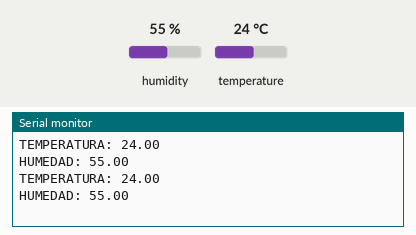
Simulated run of this program. Board: ESP32. Parts: the last lines printed to the serial monitor. Inputs (shaded band) come from the test bench; at power-on: humidity 55 %, temperature 24 °C.

Above: at 4.8 s.
4.9 s: humidity set to 22 %
At 6.5 s:
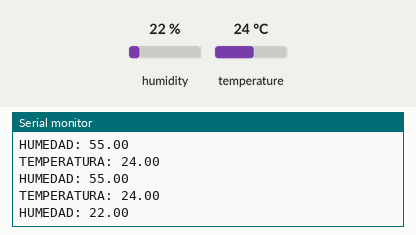
7.9 s: temperature set to 12 °C
At 8.9 s:
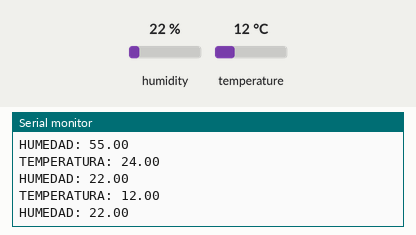
10.9 s: humidity set to 40 %
At 13.6 s:
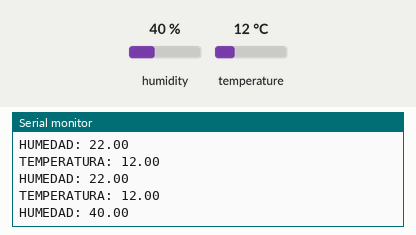
Timing chart, 0 to 15.1 s (numbered marks = the images above; inputs shaded):
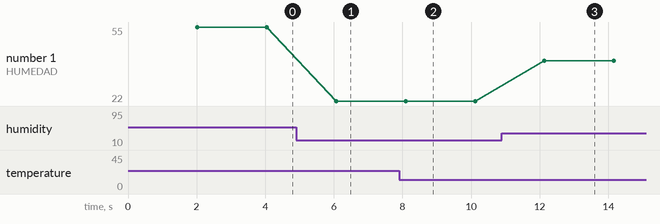

The program:

main.cpp
```cpp
#include <Arduino.h>
#include <DHT.h>

#define DATA_PIN 27
#define DHT_TYPE DHT11

uint64_t last = 0;
DHT dht(DATA_PIN, DHT_TYPE);

void setup() {
    Serial.begin(115200);
    dht.begin();
}

void loop() {
  if ((millis() - last) >= 2000) {
    float temperatura = dht.readTemperature();  // Leemos la temperatura
    float humedad = dht.readHumidity();         // Leemos la humedad
    if (isnan(temperatura) || isnan(humedad)) {
        Serial.println("Error al leer el sensor DHT");
        return;
    }
    Serial.print("TEMPERATURA: ");
    Serial.println(temperatura);
    Serial.print("HUMEDAD: ");
    Serial.println(humedad);
    last = millis();
    }
}
```

Measured:
- after the input at 4.9 s, the serial monitor: prints a new line after 1.2 s (image 1)
- after the input at 7.9 s, the serial monitor: prints a new line after 0.19 s (image 2)
- after the input at 10.9 s, the serial monitor: prints a new line after 1.2 s (image 3)
- plotted number 1: 55 → 22 after the input at 4.9 s, 22 → 40 after the input at 10.9 s
